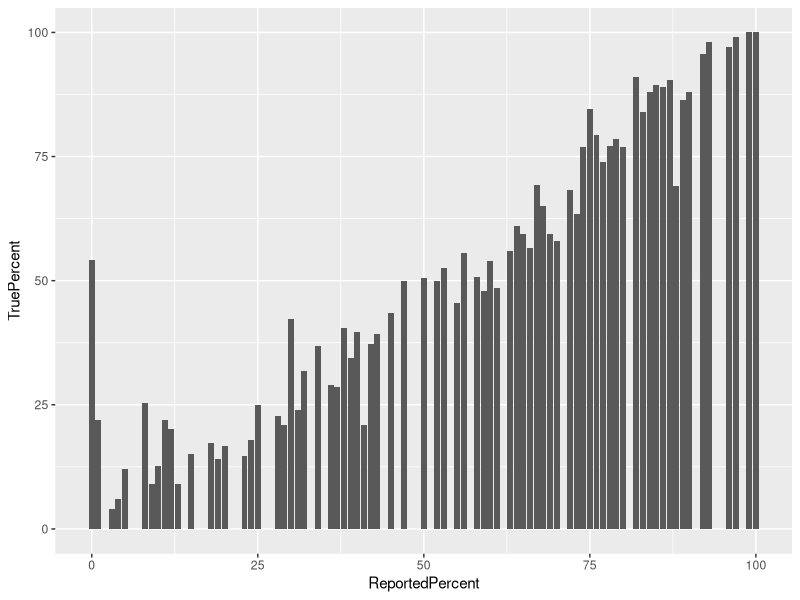

Generate this figure with R:

library("ggplot2")

csv_data <- read.csv("../assignment3.csv",
                     stringsAsFactors = FALSE)


ggplot(data = csv_data) +
stat_summary(data = csv_data, mapping = aes(x = ReportedPercent, y = TruePercent), geom="bar")
